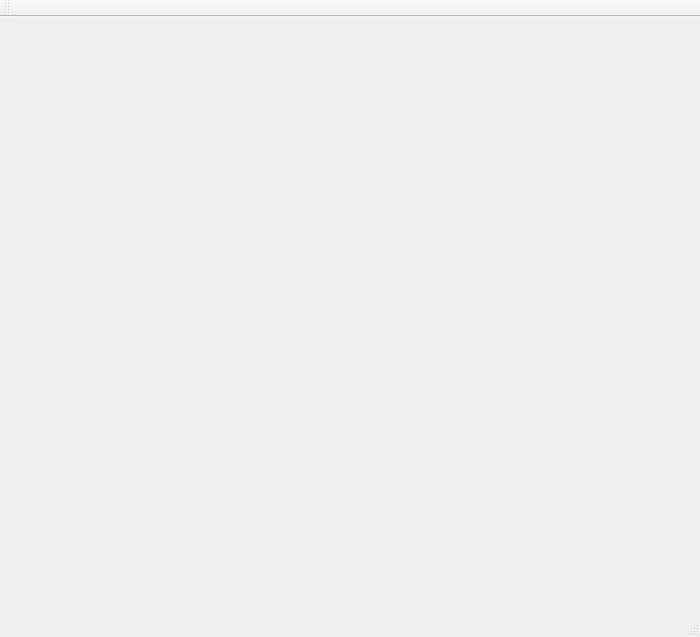
<?xml version="1.0" encoding="UTF-8"?>
<ui version="4.0">
 <class>MainWindow</class>
 <widget class="QMainWindow" name="MainWindow">
  <property name="geometry">
   <rect>
    <x>0</x>
    <y>0</y>
    <width>700</width>
    <height>637</height>
   </rect>
  </property>
  <property name="windowTitle">
   <string>MainWindow</string>
  </property>
  <widget class="QWidget" name="centralWidget">
   <widget class="QGLESWIDGET" name="widget" native="true">
    <property name="geometry">
     <rect>
      <x>10</x>
      <y>10</y>
      <width>600</width>
      <height>600</height>
     </rect>
    </property>
   </widget>
  </widget>
  <widget class="QMenuBar" name="menuBar">
   <property name="geometry">
    <rect>
     <x>0</x>
     <y>0</y>
     <width>700</width>
     <height>25</height>
    </rect>
   </property>
  </widget>
  <widget class="QToolBar" name="mainToolBar">
   <attribute name="toolBarArea">
    <enum>TopToolBarArea</enum>
   </attribute>
   <attribute name="toolBarBreak">
    <bool>false</bool>
   </attribute>
  </widget>
  <widget class="QStatusBar" name="statusBar"/>
 </widget>
 <layoutdefault spacing="6" margin="11"/>
 <customwidgets>
  <customwidget>
   <class>QGLESWIDGET</class>
   <extends>QWidget</extends>
   <header>qgleswidget.h</header>
   <container>1</container>
  </customwidget>
 </customwidgets>
 <resources/>
 <connections/>
</ui>
